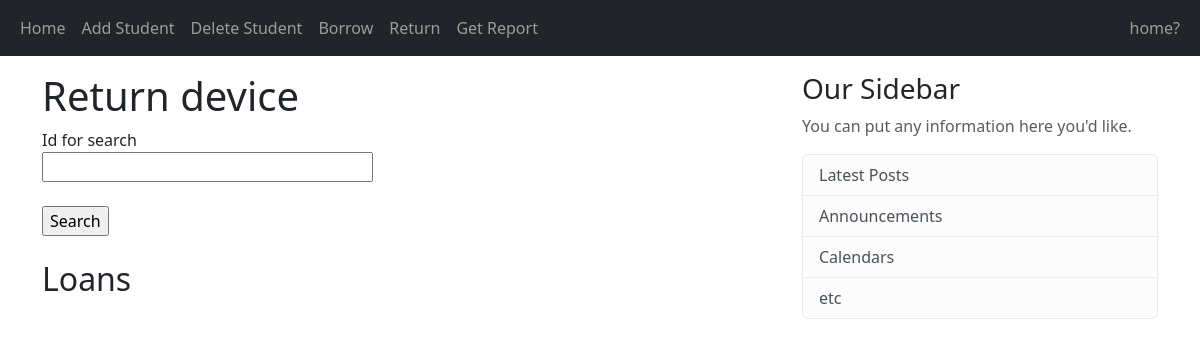
The page /get_report on the database as committed earlier.
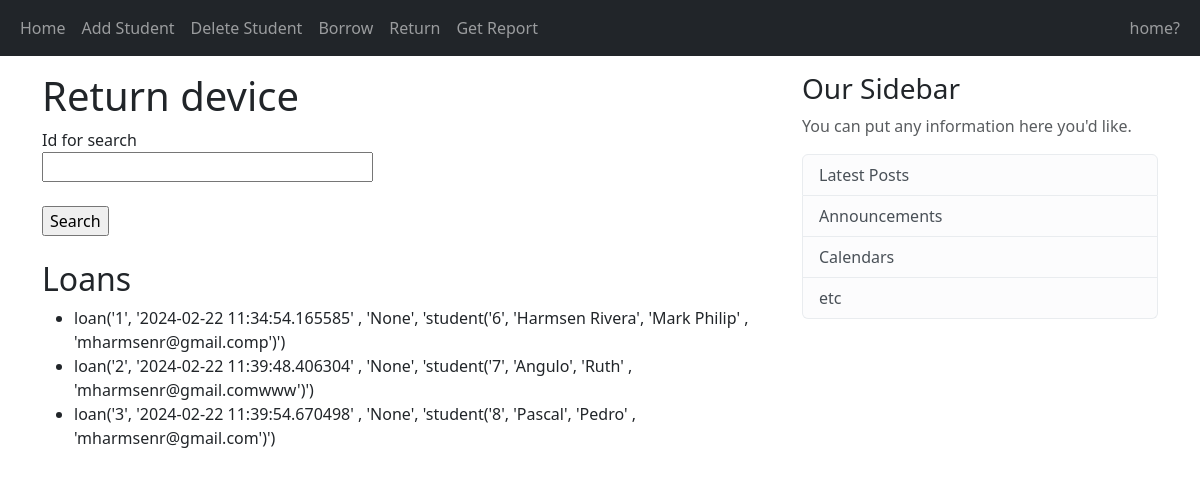
The same page on the database as committed later.
### app/models.py (models this page shows)
class Loan(db.Model):
    __tablename__ = 'loans'
    loan_id = db.Column(db.Integer, primary_key=True)
    student_id = db.Column(db.Integer, db.ForeignKey('students.student_id'), nullable=False)
    device_id = db.Column(db.Integer, nullable=False)
    borrow_datetime = db.Column(db.DateTime, nullable=False)
    return_datetime = db.Column(db.DateTime, nullable=True)
    def __repr__(self):
        return f"loan('{self.device_id}', '{self.borrow_datetime}' , '{self.return_datetime}', '{self.student}')"

class Student(db.Model):
    __tablename__ = 'students'
    student_id = db.Column(db.Integer, primary_key=True)
    firstname = db.Column(db.String(32))
    lastname = db.Column(db.String(32), nullable=False, index=True)
    email = db.Column(db.String(64), nullable=False, unique=True, index=True)
    loans = db.relationship('Loan', backref='student', lazy='dynamic')
    def __repr__(self):
        return f"student('{self.student_id}', '{self.lastname}', '{self.firstname}' , '{self.email}')"

### app/views.py (the view)
@app.route('/get_report', methods=['GET', 'POST'])
def get_report():
    form = GetReportForm()
    student = None
    loans = Loan.query.all()
    if form.validate_on_submit():
        student = Student.query.filter_by(student_id=form.object_id.data).first()
        if not student:
            form.object_id.errors.append('The student does not exist')
        if not form.object_id.errors:
            loans = student.loans
    return render_template('get_report.html', title='Query Database', form=form, student=student, loans=loans)

### app/forms.py
class GetReportForm(FlaskForm):
    object_id = StringField('Id for search', validators=[DataRequired()])
    submit = SubmitField('Search')

### app/templates/get_report.html (shortened to what this page needs)
{% extends "base.html" %}
{% block content %}
    <h1>Return device</h1>
    <form method="POST" action="" novalidate>
        <div>
            {{ form.object_id.label }}<br/>{{ form.object_id(size=30) }}<br/>
        </div>
        <br>
        <div>{{ form.submit() }}</div>
    </form>
    <br>
    <h2>Loans {% if student %} of {{ student.lastname }} {% endif %}</h2>
    <ul>
        {% for loan in loans %}
            <li>{{ loan }}</li>
        {% endfor %}
    </ul>
{% endblock content %}

### app/templates/base.html (shortened to what this page needs)
<!DOCTYPE html>
<html lang="en">
<head>
    <link href="https://cdn.jsdelivr.net/npm/bootstrap@5.3.2/dist/css/bootstrap.min.css" rel="stylesheet">
    <link rel="stylesheet" href="{{ url_for('static', filename='main.css') }}">
</head>
<body>
    <header class="site-header">
        <nav class="navbar navbar-expand-sm navbar-dark bg-dark">
            <div class="container-fluid">
                <div class="collapse navbar-collapse" id="navbarToggle">
                    <div class="navbar-nav me-auto">
                        <a class="nav-item nav-link" href="{{ url_for('home') }}">Home</a>
                        <a class="nav-item nav-link" href="{{ url_for('register') }}">Add Student</a>
                        <a class="nav-item nav-link" href="{{ url_for('delete_student') }}">Delete Student</a>
                        <a class="nav-item nav-link" href="{{ url_for('borrow') }}">Borrow</a>
                        <a class="nav-item nav-link" href="{{ url_for('return_device') }}">Return</a>
                        <a class="nav-item nav-link" href="{{ url_for('get_report') }}">Get Report</a>
                    </div>
                    <div class="navbar-nav">
                        <a class="nav-item nav-link" href="{{ url_for('home') }}">home?</a>
                    </div>
                </div>
            </div>
        </nav>
    </header>
    <main role="main" class="container mt-3">
        <div class="row">
            <div class="col-sm-8">
                {% block content %}{% endblock %}
            </div>
            <div class="col-sm-4">
                <div class="content-section">
                    <h3>Our Sidebar</h3>
                    <p class='text-muted'>You can put any information here you'd like.</p>
                    <ul class="list-group">
                        <li class="list-group-item list-group-item-light">Latest Posts</li>
                        <li class="list-group-item list-group-item-light">Announcements</li>
                        <li class="list-group-item list-group-item-light">Calendars</li>
                        <li class="list-group-item list-group-item-light">etc</li>
                    </ul>
                </div>
            </div>
        </div>
    </main>
</body>
</html>

Rows that differ between the two databases and show on the page:
added Loan: device+borrow_datetime+return_datetime "loan('1', '2024-02-22 11:34:54.165585' , 'None', 'student('6', 'Harmsen Rivera', 'Mark Philip' , 'mharmsenr@gmail.comp')')"
added Loan: device+borrow_datetime+return_datetime "loan('2', '2024-02-22 11:39:48.406304' , 'None', 'student('7', 'Angulo', 'Ruth' , 'mharmsenr@gmail.comwww')')"
added Loan: device+borrow_datetime+return_datetime "loan('3', '2024-02-22 11:39:54.670498' , 'None', 'student('8', 'Pascal', 'Pedro' , 'mharmsenr@gmail.com')')"
